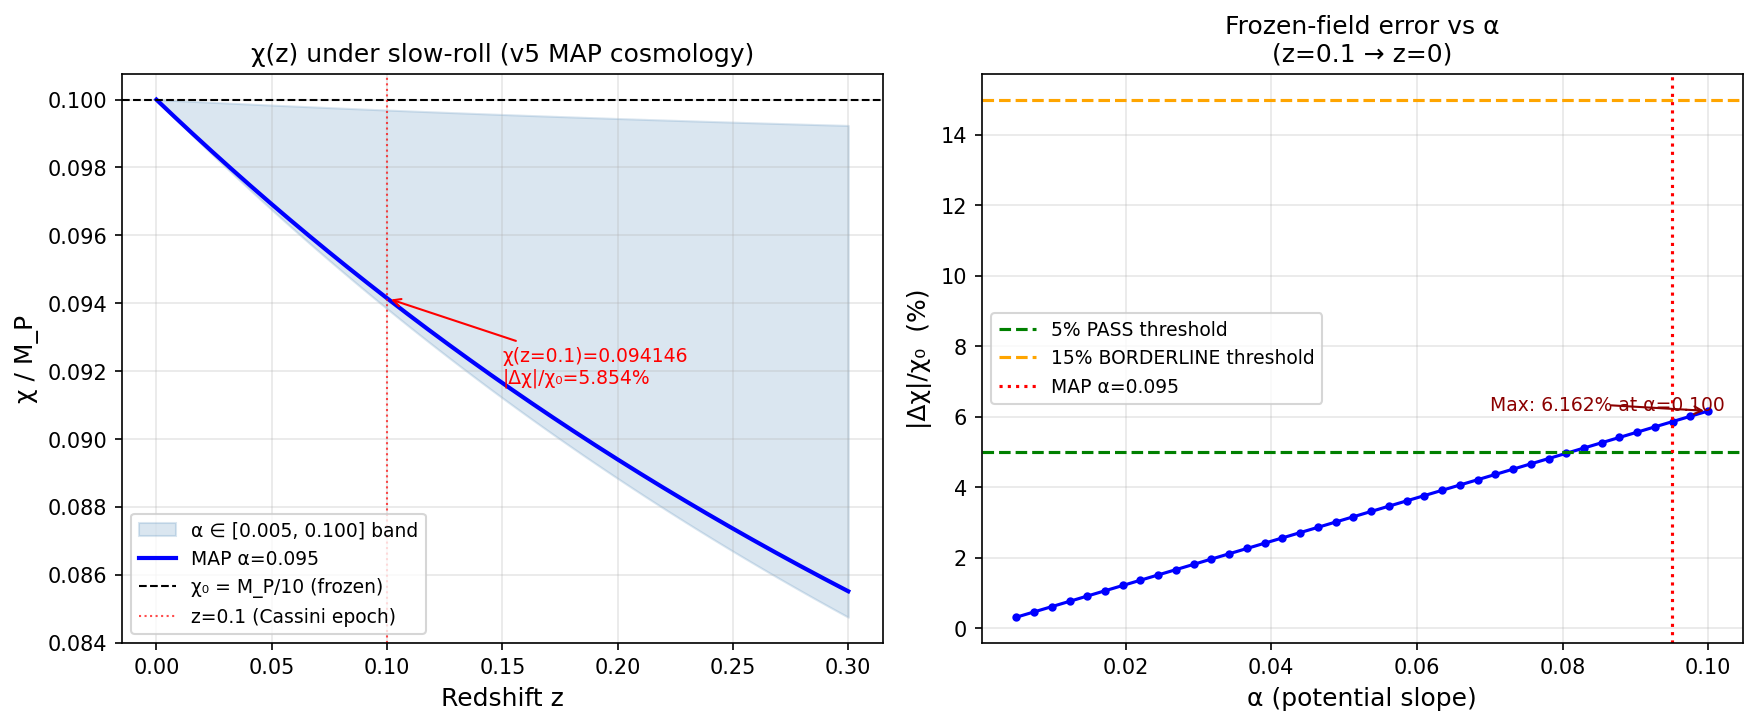

This figure's Python source:
"""
V8-chi-z-Cassini.py
-------------------
Validate the frozen-field approximation for the Cassini PPN bound in v5.

Physics:
  - Scalar χ satisfies thawing quintessence Klein-Gordon on FLRW.
  - Slow-roll regime: χ' ≈ -V_{χ,χ}/(3H) where prime = d/d(ln a).
  - Potential: V_χ = V_0 exp(-α χ/M_P)  →  V_{χ,χ} = -(α/M_P) V_χ
  - Thus: dχ/dN ≈ (α V_χ)/(3 H² M_P)   where dN = d ln a = -dz/(1+z)
  - H²(z) = H_0² [Ω_m (1+z)³ + Ω_Λ f_DE(z)]
  - f_DE(z) = exp(3 ∫_0^z [1+w(z')]/(1+z') dz') with CPL w(z)=w_0+w_a z/(1+z)

MAP cosmology (v5 D17 MCMC):
  w_0 = -0.881, w_a = -0.272, α = 0.095
  Ω_m = 0.3153, Ω_Λ = 0.6847, H_0 = 67.36 km/s/Mpc (Planck 2018 fiducial)

Units: M_P = 1 (reduced Planck mass normalization throughout).
χ_0 = M_P/10 = 0.1 at z = 0 (initial condition, thawing field starts frozen).

Decision threshold (pre-registered V8-Cassini-frozen-field):
  PASS        : |Δχ|/χ_0 < 5%   across full α ∈ (0, 0.1]
  BORDERLINE  : 5% ≤ |Δχ|/χ_0 < 15%
  FAIL        : |Δχ|/χ_0 ≥ 15%
"""

import numpy as np
from scipy.integrate import solve_ivp, quad
import matplotlib
matplotlib.use("Agg")
import matplotlib.pyplot as plt
import os

# =============================================================================
# Parameters
# =============================================================================
MP   = 1.0          # reduced Planck mass (natural units)
chi0 = MP / 10.0    # fiducial field value at z = 0

# MAP cosmology
w0   = -0.881
wa   = -0.272
alpha_map = 0.095

Om   = 0.3153
OL   = 0.6847       # = 1 - Om (flat)
H0   = 1.0          # set H_0 = 1; drops out in dχ/dz because H² appears in
                    # both numerator (via V_0 = 3 H_0² OL from normalisation)
                    # and denominator — see below.

# =============================================================================
# Dark energy equation-of-state integral for f_DE(z)
# f_DE(z) = exp(3 ∫_0^z [1+w(z')]/(1+z') dz')
# CPL: w(z) = w0 + wa * z/(1+z)  →  1+w(z) = (1+w0+wa) - wa/(1+z)
# Analytic: ∫_0^z (1+w)/(1+z') dz'
#          = (1+w0+wa) ln(1+z) + wa [1/(1+z) - 1]
# =============================================================================

def f_DE(z):
    """Dark energy density relative to z=0 value: rho_DE(z)/rho_DE(0)."""
    # CPL analytic integral
    exponent = 3.0 * ((1 + w0 + wa) * np.log(1 + z) + wa * (1.0/(1+z) - 1.0))
    return np.exp(exponent)

def H2(z):
    """H²(z)/H_0² — dimensionless squared Hubble parameter."""
    return Om * (1 + z)**3 + OL * f_DE(z)

# =============================================================================
# V_0 normalisation
# At z = 0, the dark energy component is Ω_Λ H_0² (in units H_0 = 1).
# The exponential potential contributes V_χ(z=0) = V_0 exp(-α χ_0/M_P).
# We impose 3 H_0² Ω_Λ = V_0 exp(-α χ_0/M_P) at z=0, treating dark energy as
# the quintessence field:
#   V_0 = 3 H_0² Ω_Λ / exp(-α χ_0/M_P) = 3 OL exp(α χ_0/M_P)
# (H_0 = 1, M_P = 1)
# =============================================================================

def V0_from_normalisation(alpha):
    return 3.0 * OL * np.exp(alpha * chi0 / MP)

def V_chi(chi, alpha):
    """Quintessence potential."""
    return V0_from_normalisation(alpha) * np.exp(-alpha * chi / MP)

def dV_dchi(chi, alpha):
    """V_{χ,χ} = dV/dχ."""
    return -alpha / MP * V_chi(chi, alpha)

# =============================================================================
# ODE: dχ/dz under slow-roll approximation
#
# dN = d ln a = -dz/(1+z)
# dχ/dN ≈ -V_{χ,χ}/(3 H²)   [slow-roll, Klein-Gordon]
# dχ/dz = dχ/dN * dN/dz = -V_{χ,χ}/(3 H²) * (-1/(1+z))
#        = V_{χ,χ}/(3 H²(z) (1+z))
#
# Note: V_{χ,χ} = -(α/M_P) V_χ < 0 (since α > 0, V_χ > 0)
# So dχ/dz = -(α/M_P) V_χ / (3 H²(z) (1+z))
#
# This drives χ to larger values as z increases (backward in time),
# consistent with thawing: field is displaced at early times and
# slowly rolls toward minimum.
#
# H²(z) here is H_0² * H2(z) = H2(z) (H_0 = 1)
# V_χ = V0 exp(-α χ/M_P) is in units H_0² M_P² (dimensionless here)
# =============================================================================

def ode_dchi_dz(z, chi, alpha):
    """Return dχ/dz under slow-roll approximation."""
    vchi = V_chi(chi, alpha)
    h2   = H2(z)
    # dχ/dN = -V_{χ,χ}/(3H²) = (α/MP) * V_χ/(3H²)
    # dχ/dz = dχ/dN * (-1/(1+z))^{-1} = -dχ/dN / (1+z)
    # BUT: dN = -dz/(1+z) → dχ/dz = dχ/dN * (-1/(1+z))  ← sign
    # Let me be explicit:
    #   z increases → a decreases → N decreases
    #   dN/dz = -1/(1+z)
    #   dχ/dz = (dχ/dN) * (dN/dz) = [-V_{χ,χ}/(3H²)] * [-1/(1+z)]
    #          = V_{χ,χ} / (3 H²(z) (1+z))
    #          = -(α/MP) V_χ / (3 H²(z) (1+z))     since V_{χ,χ} = -(α/MP)V_χ
    return -(alpha / MP) * vchi / (3.0 * h2 * (1 + z))

# =============================================================================
# Slow-roll validity check: ε_SR = (χ')² / (2 H²) = (dχ/dN)²/(2H²)
# Slow-roll requires ε_SR ≪ 1 and |η_SR| = |χ''/(H χ')| ≪ 1
# Here we just check ε_SR = (V_{χ,χ})²/(2 * (3H²)² * H²)
# More practically, check |dχ/dN| * α/(H) << 1
# =============================================================================

def slow_roll_epsilon(z, chi, alpha):
    """ε_SR = (1/2)(dχ/dN / MP)² — slow-roll parameter."""
    vchi = V_chi(chi, alpha)
    h2   = H2(z)
    dchi_dN = (alpha / MP) * vchi / (3.0 * h2)   # |dχ/dN|, positive value
    return 0.5 * (dchi_dN / MP)**2

# =============================================================================
# Main integration
# Integrate from z=0 (χ=χ_0) forward to z=0.3 using solve_ivp.
# We want to know χ at z=0.1.
# Note: we integrate in increasing z direction (0 → 0.3).
# =============================================================================

def integrate_chi(alpha, z_start=0.0, z_end=0.3, chi_init=chi0):
    """Integrate χ(z) from z_start to z_end with χ(z_start) = chi_init."""
    sol = solve_ivp(
        fun=lambda z, chi: [ode_dchi_dz(z, chi[0], alpha)],
        t_span=(z_start, z_end),
        y0=[chi_init],
        method="RK45",
        dense_output=True,
        rtol=1e-10,
        atol=1e-12,
    )
    return sol

# =============================================================================
# Run at MAP alpha
# =============================================================================
print("=" * 60)
print("V8-chi-z-Cassini: Frozen-field approximation validation")
print("=" * 60)
print(f"MAP cosmology: w_0={w0}, w_a={wa}, alpha={alpha_map}")
print(f"χ_0 = {chi0} M_P,  Ω_m={Om}, Ω_Λ={OL}")
print()

sol_map = integrate_chi(alpha_map)

# Evaluate at key redshifts
z_eval = np.array([0.0, 0.05, 0.10, 0.15, 0.20, 0.25, 0.30])
chi_eval = sol_map.sol(z_eval)[0]

chi_at_0   = chi_eval[0]
chi_at_01  = np.interp(0.1, z_eval, chi_eval)

delta_chi  = chi_at_01 - chi_at_0
frac_delta = abs(delta_chi) / chi0 * 100.0  # percent

print("χ(z) at key redshifts (MAP α=0.095):")
for z, c in zip(z_eval, chi_eval):
    eps = slow_roll_epsilon(z, c, alpha_map)
    print(f"  z={z:.2f}  χ={c:.8f}  ε_SR={eps:.3e}")

print()
print(f"χ(z=0)   = {chi_at_0:.8f}")
print(f"χ(z=0.1) = {chi_at_01:.8f}")
print(f"Δχ       = χ(z=0.1) - χ(z=0) = {delta_chi:.6e}")
print(f"|Δχ|/χ_0 = {frac_delta:.4f}%")
print()

# Decision
if frac_delta < 5.0:
    verdict = "PASS"
    explanation = "Frozen-field approx validated; v5 Cassini bound is honest."
elif frac_delta < 15.0:
    verdict = "BORDERLINE"
    explanation = f"Approx marginal ({frac_delta:.1f}%). Flag caveat."
else:
    verdict = "FAIL"
    explanation = "Frozen-field approx invalid. χ(z)-aware PPN bound needed."

print(f"VERDICT: {verdict}")
print(f"  {explanation}")
print()

# =============================================================================
# Sensitivity scan over alpha ∈ (0, 0.1]
# =============================================================================
alpha_range = np.linspace(0.005, 0.100, 40)
frac_delta_scan = []
chi_01_scan = []

for a in alpha_range:
    sol_a = integrate_chi(a)
    chi_z = sol_a.sol(np.array([0.0, 0.1]))[0]
    fd = abs(chi_z[1] - chi_z[0]) / chi0 * 100.0
    frac_delta_scan.append(fd)
    chi_01_scan.append(chi_z[1])

frac_delta_scan = np.array(frac_delta_scan)
max_frac = frac_delta_scan.max()
max_alpha = alpha_range[np.argmax(frac_delta_scan)]

print(f"Sensitivity scan α ∈ [0.005, 0.100]:")
print(f"  Max |Δχ|/χ_0 = {max_frac:.4f}% at α = {max_alpha:.3f}")
print(f"  At MAP α={alpha_map}: |Δχ|/χ_0 = {frac_delta:.4f}%")
if max_frac < 5.0:
    scan_verdict = "PASS (full α range)"
elif max_frac < 15.0:
    scan_verdict = "BORDERLINE (full α range)"
else:
    scan_verdict = "FAIL (full α range)"
print(f"  Scan verdict: {scan_verdict}")
print()

# =============================================================================
# Plot χ(z) from z=0 to z=0.3
# =============================================================================
z_plot = np.linspace(0.0, 0.30, 500)
chi_plot = sol_map.sol(z_plot)[0]

# Also plot scan envelopes (α_min and α_max)
sol_amin = integrate_chi(0.005)
sol_amax = integrate_chi(0.100)
chi_amin = sol_amin.sol(z_plot)[0]
chi_amax = sol_amax.sol(z_plot)[0]

fig, axes = plt.subplots(1, 2, figsize=(12, 5))

# --- Left panel: χ(z) trajectory ---
ax = axes[0]
ax.fill_between(z_plot, chi_amin, chi_amax, alpha=0.2, color="steelblue",
                label="α ∈ [0.005, 0.100] band")
ax.plot(z_plot, chi_plot, "b-", lw=2, label=f"MAP α={alpha_map}")
ax.axhline(chi0, color="k", ls="--", lw=1, label="χ₀ = M_P/10 (frozen)")
ax.axvline(0.10, color="red", ls=":", lw=1, alpha=0.7, label="z=0.1 (Cassini epoch)")
ax.set_xlabel("Redshift z", fontsize=12)
ax.set_ylabel("χ / M_P", fontsize=12)
ax.set_title("χ(z) under slow-roll (v5 MAP cosmology)", fontsize=12)
ax.legend(fontsize=9)
ax.grid(True, alpha=0.3)

# Annotate the field value at z=0.1
chi_annotate = float(sol_map.sol(np.array([0.10]))[0][0])
ax.annotate(
    f"χ(z=0.1)={chi_annotate:.6f}\n|Δχ|/χ₀={frac_delta:.3f}%",
    xy=(0.10, chi_annotate),
    xytext=(0.15, chi_annotate + (chi_amax[250]-chi_amin[250])*0.3),
    arrowprops=dict(arrowstyle="->", color="red"),
    fontsize=9, color="red"
)

# --- Right panel: |Δχ|/χ₀ vs α ---
ax2 = axes[1]
ax2.plot(alpha_range, frac_delta_scan, "b-o", ms=3, lw=1.5)
ax2.axhline(5.0, color="green", ls="--", lw=1.5, label="5% PASS threshold")
ax2.axhline(15.0, color="orange", ls="--", lw=1.5, label="15% BORDERLINE threshold")
ax2.axvline(alpha_map, color="red", ls=":", lw=1.5, label=f"MAP α={alpha_map}")
ax2.set_xlabel("α (potential slope)", fontsize=12)
ax2.set_ylabel("|Δχ|/χ₀  (%)", fontsize=12)
ax2.set_title("Frozen-field error vs α\n(z=0.1 → z=0)", fontsize=12)
ax2.legend(fontsize=9)
ax2.grid(True, alpha=0.3)

# Annotate max
ax2.annotate(
    f"Max: {max_frac:.3f}% at α={max_alpha:.3f}",
    xy=(max_alpha, max_frac),
    xytext=(max_alpha - 0.03, max_frac + 0.01),
    fontsize=9, color="darkred",
    arrowprops=dict(arrowstyle="->", color="darkred")
)

plt.tight_layout()
outpath = os.path.join(os.path.dirname(__file__), "V8-chi-z-Cassini.png")
plt.savefig(outpath, dpi=150, bbox_inches="tight")
print(f"Plot saved: {outpath}")

# =============================================================================
# Print summary for report
# =============================================================================
print()
print("=" * 60)
print("SUMMARY FOR REPORT")
print("=" * 60)
print(f"  χ(z=0)             = {chi_at_0:.8f} M_P")
print(f"  χ(z=0.1)           = {chi_at_01:.8f} M_P")
print(f"  Δχ = χ(0.1)-χ(0)  = {delta_chi:+.4e} M_P")
print(f"  |Δχ|/χ₀            = {frac_delta:.4f}%")
print(f"  Slow-roll ε_SR(0)  = {slow_roll_epsilon(0.0, chi0, alpha_map):.3e}")
print(f"  Slow-roll ε_SR(0.1)= {slow_roll_epsilon(0.1, chi_at_01, alpha_map):.3e}")
print(f"  Scan max |Δχ|/χ₀   = {max_frac:.4f}% (at α={max_alpha:.3f})")
print(f"  PRE-REGISTERED VERDICT: {verdict}")
print(f"  SCAN VERDICT:           {scan_verdict}")
